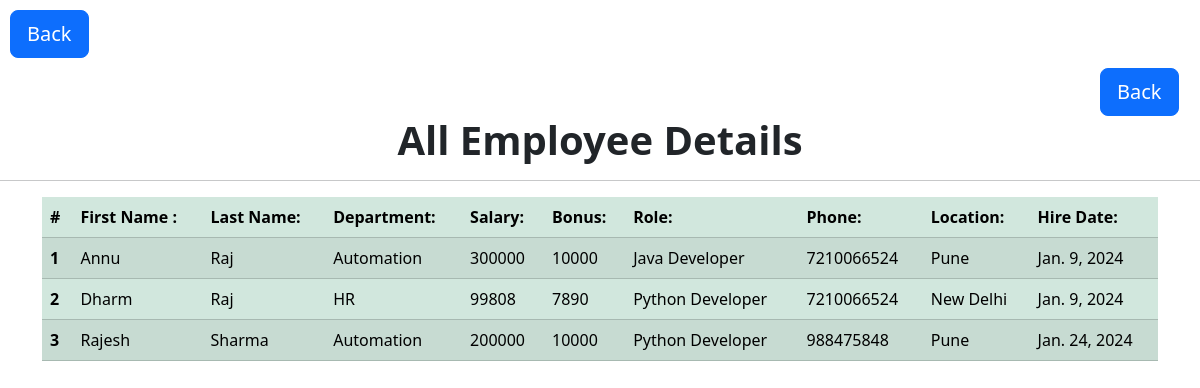
The app's page /view_all/ with its own data.
### emp_app/models.py (models this page shows, shortened)
class Employee(models.Model):
    first_name = models.CharField(max_length=200, null=False)
    last_name = models.CharField(max_length=200, null=False)
    dept = models.ForeignKey(Department, on_delete=models.CASCADE)
    salary = models.IntegerField(default=0)
    bonus = models.IntegerField(default=0)
    role = models.ForeignKey(Role, on_delete=models.CASCADE)
    phone = models.CharField(max_length=11, null=False)
    hire_date = models.DateField()
    def __str__(self):
        return "%s %s %s " %(self.first_name, self.last_name, self.phone)

class Department(models.Model):
    name = models.CharField(max_length=255, null=False)
    location = models.CharField(max_length=255, null=False)

class Role(models.Model):
    name = models.CharField( max_length=255, null=False)

### emp_app/views.py (the view)
# urls.py: path("view_all/", views.all_emp, name='all_emp'),
def all_emp(request):
    emps = Employee.objects.all()
    context = {
        'emps': emps
    }
    print(context)
    return render(request, 'emp_app/all_emp.html', context)

### templates/emp_app/all_emp.html (shortened to what this page needs)
<!doctype html>
<html lang="en">
<head>
    <link rel="stylesheet" href="https://cdn.jsdelivr.net/npm/bootstrap@5.3.2/dist/css/bootstrap.rtl.min.css"
>
</head>
<body>
<a href="{% url 'index' %}" type="button" class="btn btn-primary btn-lg" style="margin: 10px">Back</a>
<a href="{% url 'index' %}" type="button" class="btn btn-primary btn-lg" style="margin-left: 1100px">Back</a>
<div class="text-center">
    <h1><b>All Employee Details</b></h1>
</div>
<hr>
<div class="container">
<table class="table table-success table-striped">
    <thead>
    <tr>
        <th scope="col">#</th>
        <th scope="col">First Name :</th>
        <th scope="col">Last Name:</th>
        <th scope="col">Department:</th>
        <th scope="col">Salary:</th>
        <th scope="col">Bonus:</th>
        <th scope="col">Role:</th>
        <th scope="col">Phone:</th>
        <th scope="col">Location:</th>
        <th scope="col">Hire Date:</th>
    </tr>
    </thead>
    <tbody>
    {% for emp in emps %}
        <tr>
            <th scope="row">{{ emp.id }}</th>
            <td>{{ emp.first_name }}</td>
            <td>{{ emp.last_name }}</td>
            <td>{{ emp.dept.name }}</td>
            <td>{{ emp.salary }}</td>
            <td>{{ emp.bonus }}</td>
            <td>{{ emp.role.name }}</td>
            <td>{{ emp.phone }}</td>
            <td>{{ emp.dept.location }}</td>
            <td>{{ emp.hire_date }}</td>
        </tr>
    {% endfor %}
    </tbody>
</table>
</div>
</body>
</html>

### records on screen
Employee: id "1", first_name "Annu", last_name "Raj", dept.name "Automation", salary "300000", bonus "10000", role.name "Java Developer", phone "7210066524", dept.location "Pune", hire_date "Jan. 9, 2024"
Employee: id "2", first_name "Dharm", last_name "Raj", dept.name "HR", salary "99808", bonus "7890", role.name "Python Developer", phone "7210066524", dept.location "New Delhi", hire_date "Jan. 9, 2024"
Employee: id "3", first_name "Rajesh", last_name "Sharma", dept.name "Automation", salary "200000", bonus "10000", role.name "Python Developer", phone "988475848", dept.location "Pune", hire_date "Jan. 24, 2024"
